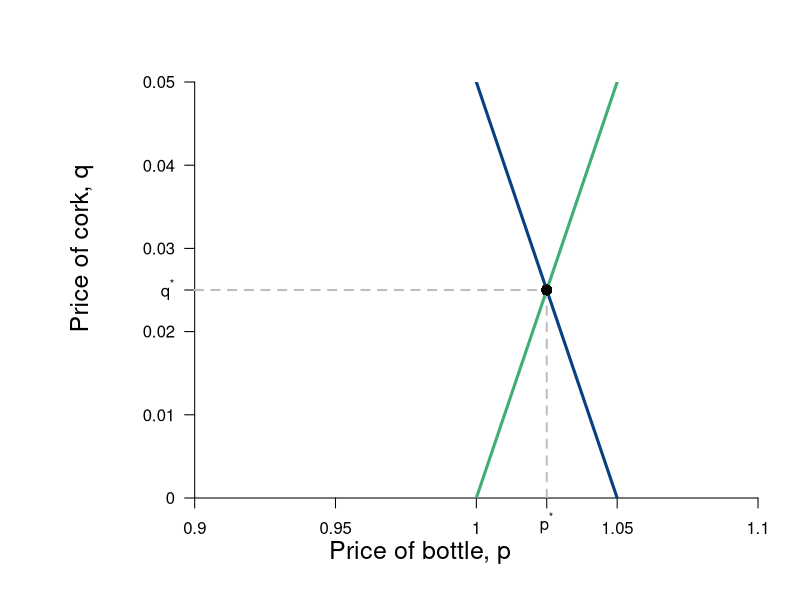

Generate this figure with R:
#Graph Designer: Bridget Diana
#Authors: Bowles, Foley and Halliday
#Title: Coordination, Conflict and Competition: A Text in Microeconomics

library(shape)
pdf(file = "BottleCorkSystemOfEqns.pdf", width = 8, height = 6)

#Set parameters for graphics
axislabelsize <- 1.5
labelsize <- 1.1
graphlinewidth <- 3
segmentlinewidth <- 2

COL <- c("#7fc97f", "#beaed4", "#fdc086", "#ffff99", "#386cb0", "#f0027f", "#bf5b17", "#666666")
COLA <- c("#e0f3db", "#99d8c9","#66c2a4","#41ae76", "#238b45", "#005824")
COLB <- c("#4eb3d3", "#2b8cbe", "#0868ac","#084081")

xlims <- c(0.86, 1.1)
ylims <- c(0, 0.05)

npts <- 501 
x <- seq(xlims[1], xlims[2], length.out = npts)
y <- seq(ylims[1], ylims[2], length.out = npts) 

plot(0, 0, xlim = xlims, ylim = ylims, type = "n",
     xlab = expression(paste("")),
     ylab = expression(paste("")), 
     xaxt = "n", 
     yaxt = "n", 
     cex.lab = axislabelsize, 
     bty = "n", 
     xaxs="i", 
     yaxs="i"
)


ticksy <- seq(from = 0, to = ylims[2], by = .01)
ylabels <- seq(from = 0, to = ylims[2], by = .01)
ticksx <- seq(from = 0.9, to = xlims[2], by = .05)
xlabels <- seq(from = 0.9, to = xlims[2], by = .05)


axis(1, at = c(ticksx, 1.025), pos = 0, labels = c(xlabels,expression(paste(p^"*"))))
axis(2, at = c(ticksy,0.025), pos = 0.9, labels = c(ylabels,expression(paste(q^"*"))), las = 1)

npts <- 500 
xx1 <- seq(xlims[1], xlims[2], length.out = npts)
xx2 <- seq(0, xlims[2], length.out = npts)
xx3 <- seq(xlims[1], 0, length.out = npts)

#Axis labels
mtext(expression(paste("Price of bottle, ", p)), side = 1, line = 2.5, cex = axislabelsize)
text(0.86, 0.03, expression(paste("Price of cork, ", q)), xpd = TRUE, cex = axislabelsize, srt = 90) 


#equations:
abline(a=1.05, b=-1, col = COLB[4], lwd = graphlinewidth)
abline(a=-1, b=1,col=COLA[4], lwd = graphlinewidth )

#Segments before point
segments(0.9, 0.025, 1.025, 0.025, lty = 2, col = "gray", lwd = segmentlinewidth)
segments(1.025, 0, 1.025, 0.025, lty = 2, col = "gray", lwd = segmentlinewidth)


#Annotate point
points(1.025, 0.025, pch = 16, col = "black", cex = 1.5)


dev.off()
